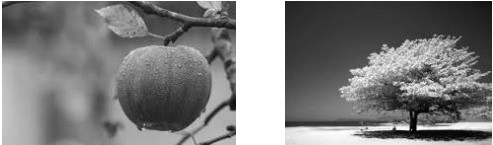
#> input picture BSCOMPUTER ENGINEERING/4th YEAR OF COMPUTER ENGINEERING/7th SEMESTER/DIGITAL IMAGE PROCESSING/FINALTERMPREPARATIONPROGRAMS/APPLEANDTREE.jpg, 493 x 145 px
$ python APPLEANDTREE.py
#> lines starting #> are read from the running program, lines starting #| are printed output that depends on the picture
import numpy as np
import cv2
import matplotlib.pyplot as plt
def standard_quantization(image, bits):
    levels = 2 ** bits
    quantized_image = np.floor(image / (256 / levels)) * (256 / levels)
    return quantized_image.astype(np.uint8)
def igs_quantization(image, bits):
    levels = 2 ** bits
    quantized_image = np.zeros_like(image, dtype=np.uint8)
    error = 0
    for row in range(image.shape[0]):
        for col in range(image.shape[1]):
            pixel_value = image[row, col]
            new_value = (pixel_value + error) // (256 // levels) * (256 // levels)
            error = pixel_value + error - new_value
            quantized_image[row, col] = new_value
    return quantized_image
def plot_images(original, quantized_images, title_prefix):
    plt.figure(figsize=(10, 8))
    plt.subplot(2, 3, 1)
    plt.imshow(original, cmap='gray')
    plt.title("Original")
    plt.axis('off')
    for i, (bits, q_image) in enumerate(quantized_images):
        plt.subplot(2, 3, i + 2)
        plt.imshow(q_image, cmap='gray')
        plt.title(f"{title_prefix} {bits}-bit")
        plt.axis('off')
    plt.tight_layout()
    plt.show()
# Load the grayscale image
image_path = ('APPLEANDTREE.jpg')
image = cv2.imread(image_path, cv2.IMREAD_GRAYSCALE)
#> image is the input picture: shape (145, 493); min 0, max 255, mean 125.9
if image is None:
    raise ValueError("Image not found or not readable.")
# Perform quantization
bit_depths = [4, 6, 8, 16]
standard_quantized_images = [(bits, standard_quantization(image, bits)) for bits in bit_depths]
#> standard_quantized_images = 4 items
igs_quantized_images = [(bits, igs_quantization(image, bits)) for bits in bit_depths]
#> after the loop in igs_quantization, `for row in range(image.shape[0]):`:
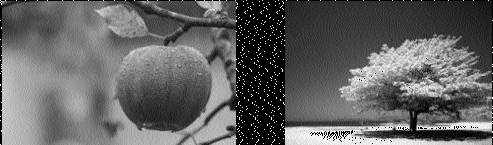
#> quantized_image: shape (145, 493); min 0, max 240, mean 98.5
#> after the loop in igs_quantization, `for row in range(image.shape[0]):`: error = 8
#> call 2 of igs_quantization, with bits = 6
#> in igs_quantization (call 2), `levels = 2 ** bits`: levels = 64
#> after the loop in igs_quantization (call 2), `for row in range(image.shape[0]):`:
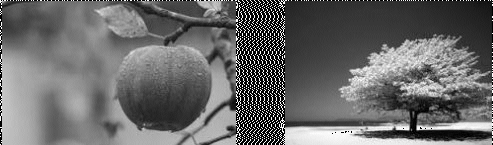
#> quantized_image: shape (145, 493); min 0, max 252, mean 105.2
#> after the loop in igs_quantization (call 2), `for row in range(image.shape[0]):`: error = 0
#> after the loop in igs_quantization (call 4), `for row in range(image.shape[0]):`: quantized_image: shape (145, 493); every value is 0
#> igs_quantized_images = 4 items
# Plot results
plot_images(image, standard_quantized_images, "Standard Quantization")
#> the loop in plot_images, `for i, (bits, q_image) in enumerate(quantized_images):` made 4 passes
#> bits on passes 1 to 4: 4, 6, 8, 16
#> in plot_images, `plt.show()`:
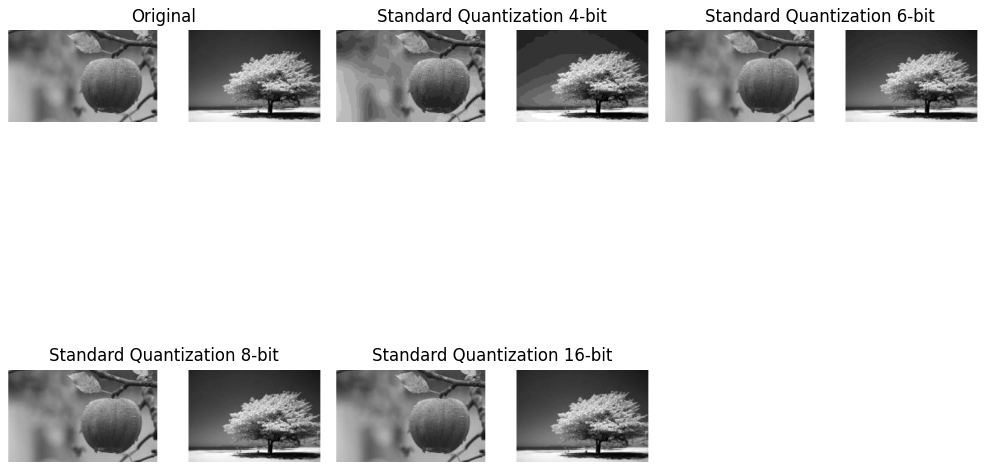
#> figure drawn by matplotlib, 5 panels
plot_images(image, igs_quantized_images, "IGS Quantization")
#> call 2 of plot_images, with title_prefix = 'IGS Quantization'
#> the loop in plot_images (call 2), `for i, (bits, q_image) in enumerate(quantized_images):` made 4 passes
#> in plot_images (call 2), `plt.show()`:
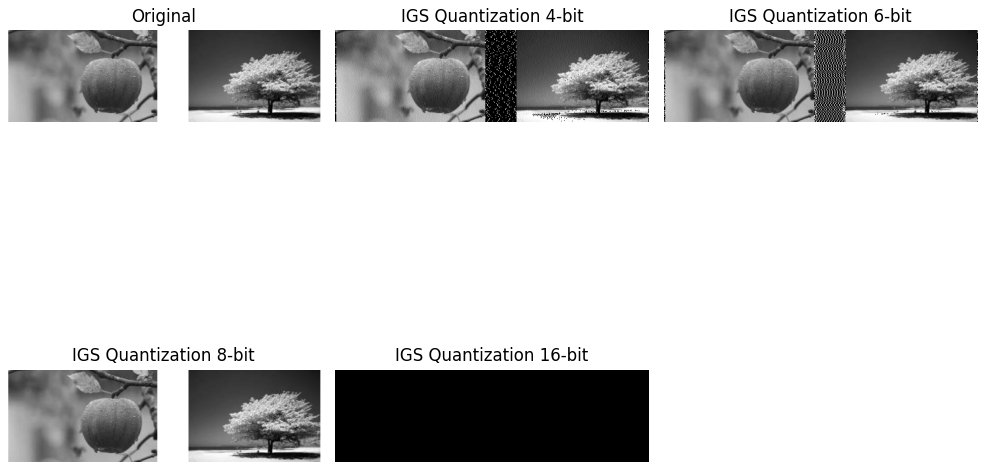
#> figure drawn by matplotlib, 5 panels
